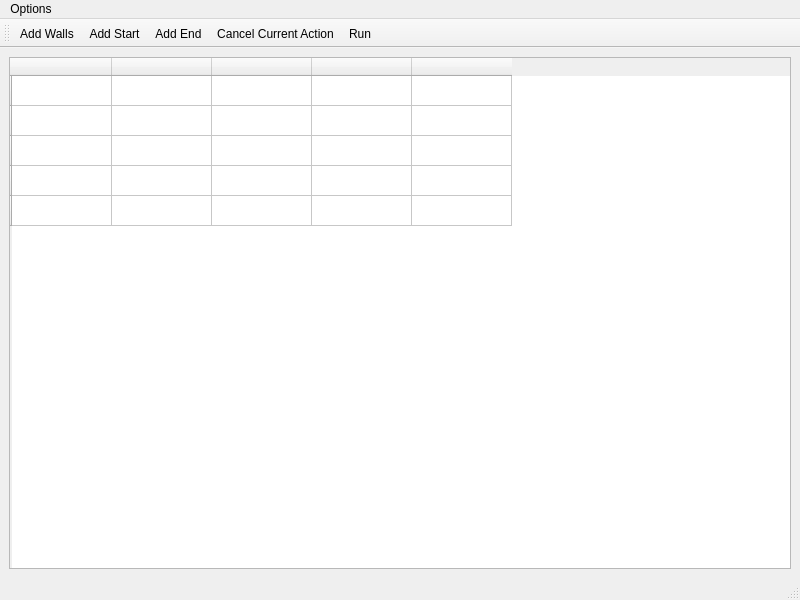
<?xml version="1.0" encoding="UTF-8"?>
<ui version="4.0">
 <class>MainWindow</class>
 <widget class="QMainWindow" name="MainWindow">
  <property name="geometry">
   <rect>
    <x>0</x>
    <y>0</y>
    <width>800</width>
    <height>600</height>
   </rect>
  </property>
  <property name="windowTitle">
   <string>MainWindow</string>
  </property>
  <property name="dockNestingEnabled">
   <bool>false</bool>
  </property>
  <widget class="QWidget" name="centralwidget">
   <layout class="QVBoxLayout" name="verticalLayout">
    <item>
     <widget class="QTableWidget" name="tableWidget">
      <row>
       <property name="text">
        <string/>
       </property>
      </row>
      <row>
       <property name="text">
        <string/>
       </property>
      </row>
      <row>
       <property name="text">
        <string/>
       </property>
      </row>
      <row>
       <property name="text">
        <string/>
       </property>
      </row>
      <row>
       <property name="text">
        <string/>
       </property>
      </row>
      <column>
       <property name="text">
        <string/>
       </property>
      </column>
      <column>
       <property name="text">
        <string/>
       </property>
      </column>
      <column>
       <property name="text">
        <string/>
       </property>
      </column>
      <column>
       <property name="text">
        <string/>
       </property>
      </column>
      <column>
       <property name="text">
        <string/>
       </property>
      </column>
     </widget>
    </item>
   </layout>
  </widget>
  <widget class="QMenuBar" name="menubar">
   <property name="geometry">
    <rect>
     <x>0</x>
     <y>0</y>
     <width>800</width>
     <height>21</height>
    </rect>
   </property>
   <widget class="QMenu" name="menuOptions">
    <property name="title">
     <string>Options</string>
    </property>
    <addaction name="actionAdd_Walls"/>
    <addaction name="actionAdd_Start"/>
    <addaction name="actionAdd_End"/>
    <addaction name="actionCancel_Current_Action"/>
    <addaction name="actionRun"/>
    <addaction name="actionClear_grid"/>
   </widget>
   <addaction name="menuOptions"/>
  </widget>
  <widget class="QStatusBar" name="statusbar"/>
  <widget class="QToolBar" name="toolBar">
   <property name="windowTitle">
    <string>toolBar</string>
   </property>
   <attribute name="toolBarArea">
    <enum>TopToolBarArea</enum>
   </attribute>
   <attribute name="toolBarBreak">
    <bool>false</bool>
   </attribute>
   <addaction name="actionAdd_Walls"/>
   <addaction name="actionAdd_Start"/>
   <addaction name="actionAdd_End"/>
   <addaction name="actionCancel_Current_Action"/>
   <addaction name="actionRun"/>
  </widget>
  <action name="actionAdd_Walls">
   <property name="icon">
    <iconset resource="Resources.qrc">
     <normaloff>:/icons/Wall.png</normaloff>:/icons/Wall.png</iconset>
   </property>
   <property name="text">
    <string>Add Walls</string>
   </property>
  </action>
  <action name="actionAdd_Start">
   <property name="icon">
    <iconset resource="Resources.qrc">
     <normaloff>:/icons/Start.png</normaloff>:/icons/Start.png</iconset>
   </property>
   <property name="text">
    <string>Add Start</string>
   </property>
  </action>
  <action name="actionAdd_End">
   <property name="icon">
    <iconset resource="Resources.qrc">
     <normaloff>:/icons/End.png</normaloff>:/icons/End.png</iconset>
   </property>
   <property name="text">
    <string>Add End</string>
   </property>
  </action>
  <action name="actionCancel_Current_Action">
   <property name="icon">
    <iconset resource="Resources.qrc">
     <normaloff>:/icons/Cancel.png</normaloff>:/icons/Cancel.png</iconset>
   </property>
   <property name="text">
    <string>Cancel Current Action</string>
   </property>
  </action>
  <action name="actionRun">
   <property name="icon">
    <iconset resource="Resources.qrc">
     <normaloff>:/icons/Run.png</normaloff>:/icons/Run.png</iconset>
   </property>
   <property name="text">
    <string>Run</string>
   </property>
  </action>
  <action name="actionClear_grid">
   <property name="text">
    <string>Clear grid</string>
   </property>
  </action>
 </widget>
 <resources>
  <include location="Resources.qrc"/>
 </resources>
 <connections/>
</ui>
